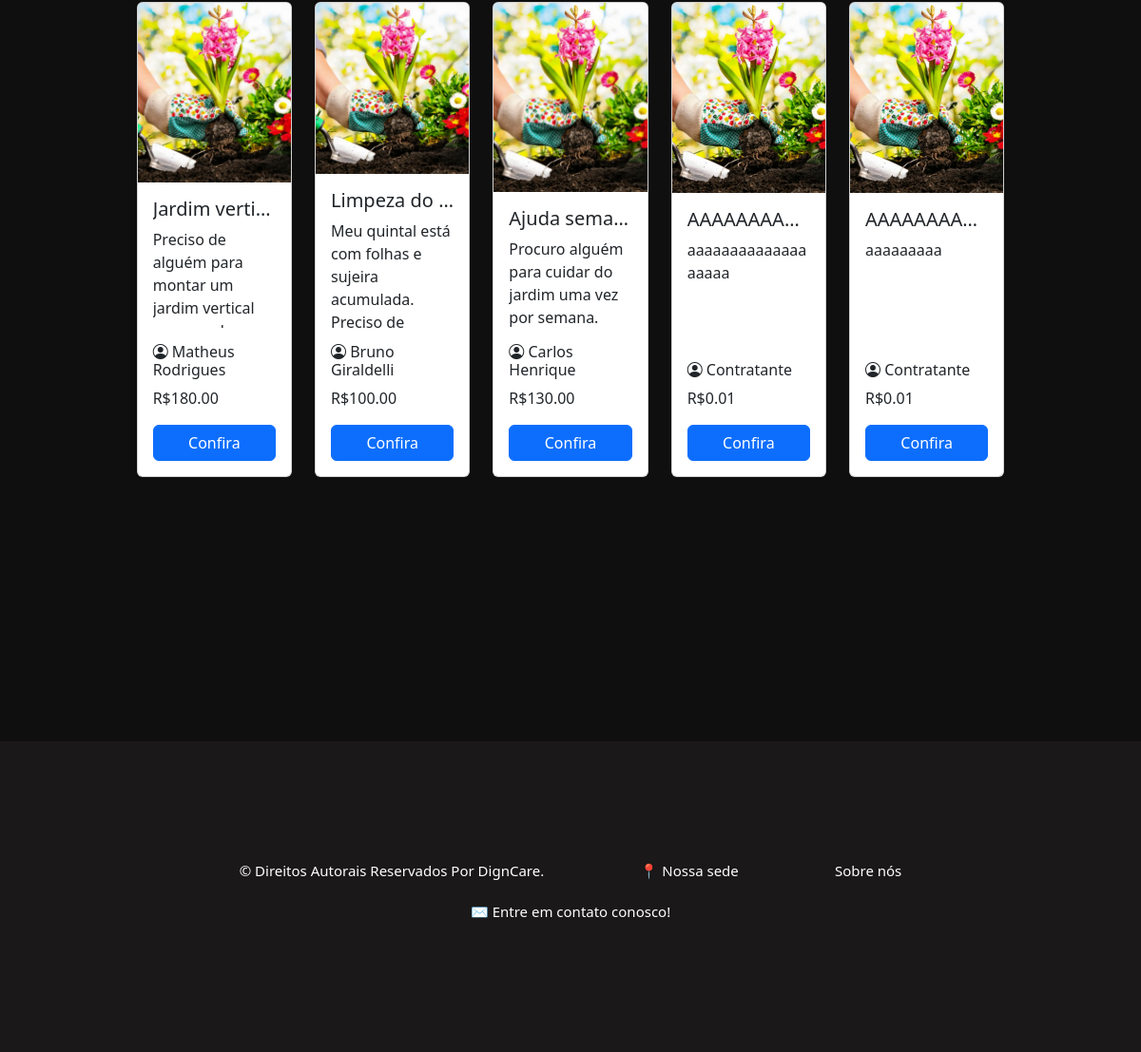
The page /html/servicos_abertos.php?filtro=1 (signed in, lower part) on the database as committed earlier.
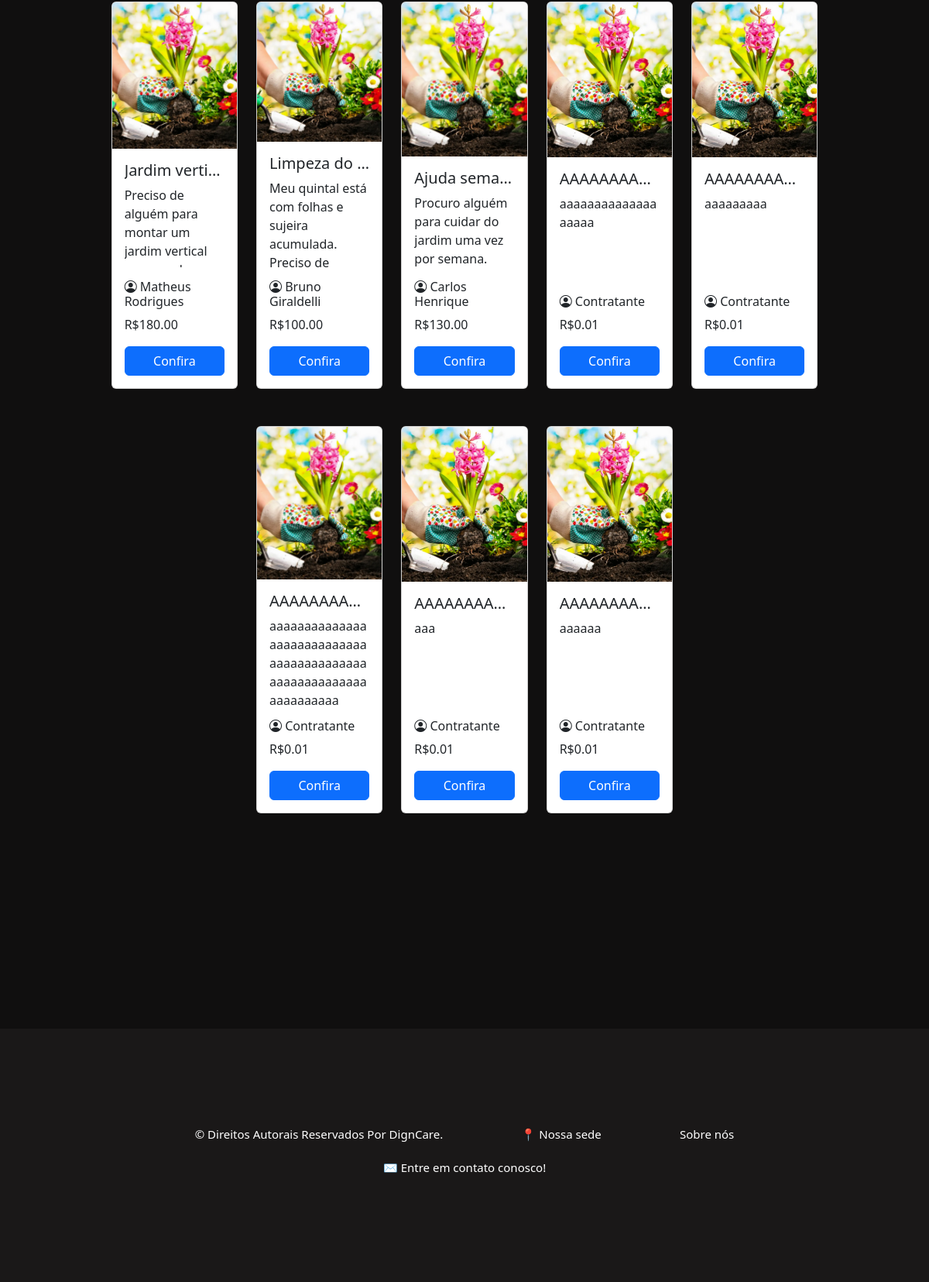
The same page on the database as committed later.
### tables this page shows
CREATE TABLE `servico` (
  `servico_id` int NOT NULL AUTO_INCREMENT,
  `user_id_contratante` int NOT NULL,
  `user_id_contratado` int DEFAULT NULL,
  `local_id` int DEFAULT NULL,
  `tipoServico_id` int NOT NULL,
  `servico_data_criado` date DEFAULT NULL,
  `servico_data_realizado` date DEFAULT NULL,
  `servico_titulo` varchar(45) NOT NULL,
  `servico_descricao` varchar(250) DEFAULT NULL,
  `servico_valor` decimal(10,2) NOT NULL,
  `servico_status` varchar(45) DEFAULT NULL,
  PRIMARY KEY (`servico_id`),
  KEY `user_id_contratante_idx` (`user_id_contratante`),
  KEY `user_id_contratado_idx` (`user_id_contratado`),
  KEY `local_id_idx` (`local_id`),
  KEY `tipoServico_id_idx` (`tipoServico_id`)
);

CREATE TABLE `usuario` (
  `usr_id` int NOT NULL AUTO_INCREMENT,
  `usr_nome` varchar(50) NOT NULL,
  `usr_cpf` varchar(45) NOT NULL,
  `usr_idade` int DEFAULT NULL,
  `usr_tipo` varchar(45) DEFAULT NULL,
  `usr_email` varchar(45) NOT NULL,
  `usr_senha` varchar(100) NOT NULL,
  `tipoServico_id` int DEFAULT NULL,
  `usr_descricao` varchar(250) DEFAULT NULL,
  PRIMARY KEY (`usr_id`),
  UNIQUE KEY `usr_cpf_UNIQUE` (`usr_cpf`),
  UNIQUE KEY `usr_email_UNIQUE` (`usr_email`),
  KEY `tipoServico_id_idx` (`tipoServico_id`),
  CONSTRAINT `tipoServico_id` FOREIGN KEY (`tipoServico_id`) REFERENCES `tiposervico` (`tipoServico_id`)
);

### html/servicos_abertos.php (the view, shortened to what this page needs)
<!DOCTYPE html>
<html lang="pt-br">
<head>
    <link rel="stylesheet" href="/CSS/serviços_abertos.css">
    <link href="https://cdn.jsdelivr.net/npm/bootstrap@5.3.6/dist/css/bootstrap.min.css" rel="stylesheet"
>
    <link rel="stylesheet" href="https://cdn.jsdelivr.net/npm/bootstrap-icons@1.10.5/font/bootstrap-icons.css">
</head>
<body class="fundo">
    <section style="margin: 50px;">
    <?php
    require_once '../php/conecta_bd.php';
    $filtro = isset($_GET['filtro']) ? intval($_GET['filtro']) : 0;
    try {
        if ($filtro === 0) {
            echo '<p class="textcolor">Nenhum serviço encontrado para esse filtro.</p>';
        } else {
            $sql = "SELECT s.*, u.usr_nome
                    FROM servico s
                    JOIN usuario u ON s.user_id_contratante = u.usr_id
                    WHERE s.tipoServico_id = :filtro AND s.user_id_contratado IS NULL";
            $stmt = $pdo->prepare($sql);
            $stmt->execute(['filtro' => $filtro]);
            $servicos = $stmt->fetchAll(PDO::FETCH_ASSOC);
            if (count($servicos) > 0) {
                $imagens = [
                    1 => '../img/jardinagem.png',
                    2 => '../img/babá.png',
                    3 => '../img/Limpeza.png',
                    4 => '../img/cozinheiro.png',
                    5 => '../img/cuidadora.png',
                    6 => '../img/manutencao.png',
                    7 => '../img/pets.png',
                    8 => '../img/tutora.png'
                ];
                echo '<div class="row g-4 mb-5 justify-content-center">';
                $contador = 0;
                foreach ($servicos as $servico) {
                    $imagemServico = $imagens[$servico['tipoServico_id']] ?? 'default.jpg';
                    echo '
                        <div class="col-md-2">
                            <div class="card h-100" style="height: 100%; max-height: 500px; min-height: 500px; display: flex; flex-direction: column;">
                                <img id="imagemCategoria" src="' . $imagemServico . '" alt="Imagem da Categoria" class="card-img-top" style="height: 200px; object-fit: cover;">
                                <div class="card-body d-flex flex-column" style="overflow: hidden;">
                                    <h5 class="card-title text-truncate" title="' . htmlspecialchars($servico["servico_titulo"]) . '">
                                        ' . htmlspecialchars($servico["servico_titulo"]) . '
                                    </h5>
                                    <p class="card-text" style="flex: 1; overflow: hidden; text-overflow: ellipsis;">
                                        ' . htmlspecialchars($servico["servico_descricao"]) . '
                                    </p>
                                    <h6><i class="bi bi-person-circle"></i> ' . htmlspecialchars($servico["usr_nome"]) . '</h6>
                                    <p>R$' . htmlspecialchars($servico["servico_valor"]) . '</p>
                                    <a href="/php/aceitar_servico.php?servico_id=' . $servico["servico_id"] . '" class="btn btn-primary mt-auto">Confira</a>
                                </div>
                            </div>
                        </div>
                    ';
                    $contador++;
                    if ($contador % 5 === 0 && $contador < count($servicos)) {
                        echo '</div><div class="row g-4 mb-5 justify-content-center">';
                    }
                }
                echo '</div>';
            } else {
                echo '<p class="textcolor">Nenhum serviço encontrado para esse filtro.</p>';
            }
        }
    } catch (PDOException $e) {
        echo "Erro ao buscar serviços: " . $e->getMessage();
    }
    ?>
</section>
    <footer class="texto">
        <p class="mexe">&copy; Direitos Autorais Reservados Por DignCare.</p>
        <p ><a class="mexe" href="https://maps.app.goo.gl/9GVxGAeCZJMZK6yYA" target="_blank">📍 Nossa sede</a></p>
        <p ><a class="mexe" href="/html/sobre.php">Sobre nós</a></p>
        <p ><a class="mexe" href="mailto:digncare@gmail.com">✉ Entre em contato conosco!</a></p>
    </footer>
</body>
</html>

### CSS/serviços_abertos.css (style rules this page uses)
body { opacity: 0; transition: opacity 0.5s ease-in; }
body.loaded { opacity: 1; }
.fundo { background-color: rgba(16, 15, 15, 1) !important; }
.mexe { transition: transform 0.3s ease; }
footer { margin-top: 15%; padding: 10%; background-color: rgb(26, 24, 24) ; text-align: center; }
footer > a, a:link, a:visited, a:active { text-decoration: none; color: white; }
.texto { color: white !important; font-size: 20px !important; }

### CSS/corpo_padrao.css (style rules this page uses)
html, body { height: 100%; margin: 0; padding: 0; display: flex; flex-direction: column; }
body { opacity: 0; transition: opacity 0.5s ease-in; }
body.loaded { opacity: 1; }
.fundo { background-color: rgba(16, 15, 15, 1) !important; }

### CSS/footer.css (style rules this page uses)
footer { margin-top: 10%; padding: 1%; background-color: rgb(26, 24, 24) ; text-align: center; }
footer>p { padding-inline: 5%; display: inline-flex; font-size: 15px !important; }
footer > a, a:link, a:visited, a:active { text-decoration: none; color: white; }
.texto { color: white !important; font-size: 20px !important; }

Rows that differ between the two databases and show on the page:
added servico: servico_titulo "AAAAAAAA…", servico_descricao "aaaaaaaaaaaaaaaaaaaaaaaaaaaaaaaaaaaaaaaaaaaaaaaaaaaaaaaaaaaaaaaaaa", usuario.usr_nome "Contratante", servico_valor "0.01"
added servico: servico_titulo "AAAAAAAA…", servico_descricao "aaa", usuario.usr_nome "Contratante", servico_valor "0.01"
added servico: servico_titulo "AAAAAAAA…", servico_descricao "aaaaaa", usuario.usr_nome "Contratante", servico_valor "0.01"
